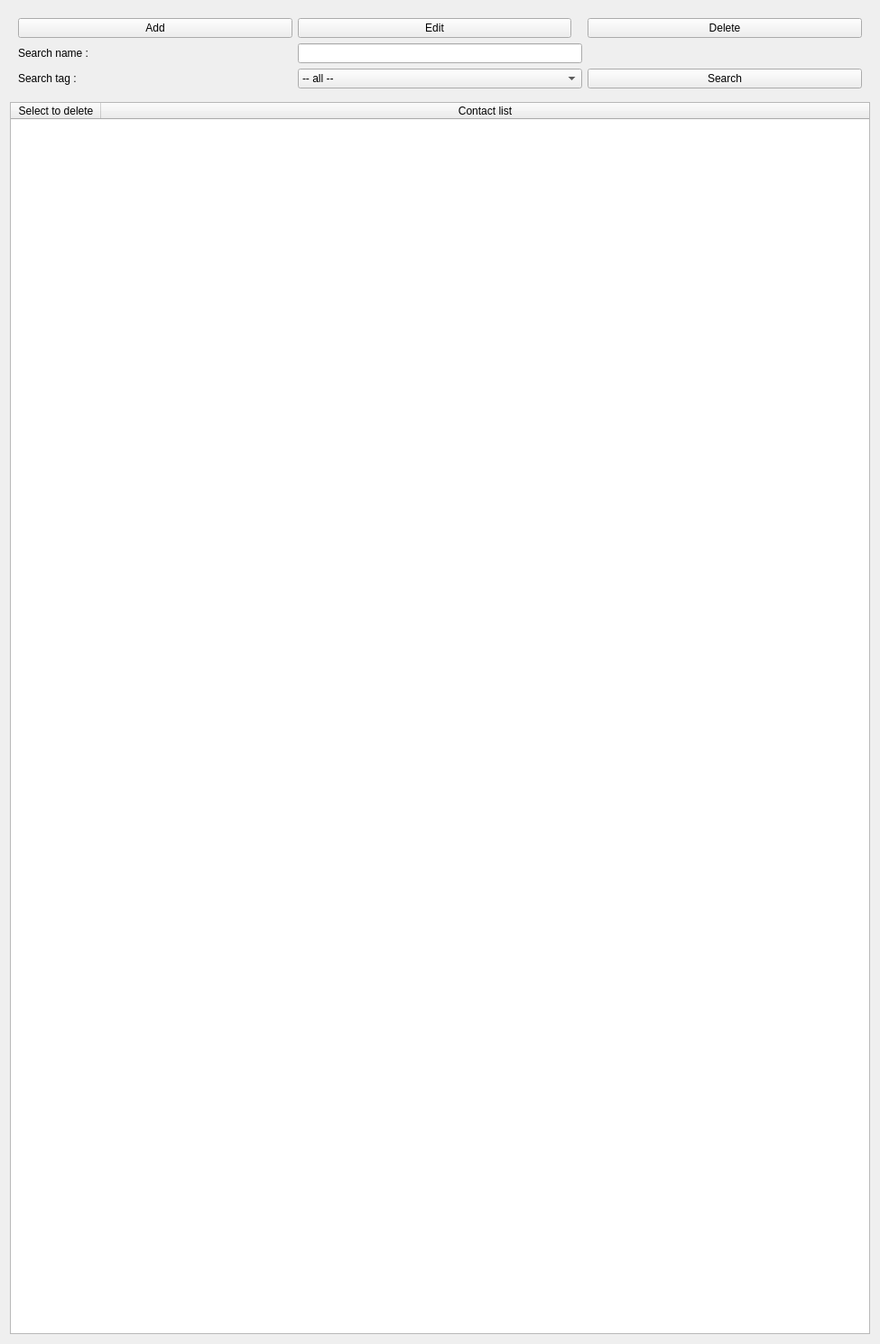
<?xml version="1.0" encoding="UTF-8"?>
<ui version="4.0">
 <class>Form</class>
 <widget class="QWidget" name="Form">
  <property name="geometry">
   <rect>
    <x>0</x>
    <y>0</y>
    <width>975</width>
    <height>1489</height>
   </rect>
  </property>
  <property name="windowTitle">
   <string>ListWidget</string>
  </property>
  <layout class="QVBoxLayout" name="verticalLayout">
   <item>
    <widget class="QWidget" name="widget" native="true">
     <layout class="QGridLayout" name="gridLayout">
      <item row="1" column="0">
       <widget class="QLabel" name="nameLabel">
        <property name="text">
         <string>Search name : </string>
        </property>
       </widget>
      </item>
      <item row="2" column="0">
       <widget class="QLabel" name="tagLabel">
        <property name="text">
         <string>Search tag : </string>
        </property>
       </widget>
      </item>
      <item row="2" column="4">
       <widget class="QPushButton" name="searchButton">
        <property name="sizePolicy">
         <sizepolicy hsizetype="Expanding" vsizetype="Fixed">
          <horstretch>0</horstretch>
          <verstretch>0</verstretch>
         </sizepolicy>
        </property>
        <property name="text">
         <string>Search</string>
        </property>
       </widget>
      </item>
      <item row="1" column="1" colspan="3">
       <widget class="QLineEdit" name="nameLine"/>
      </item>
      <item row="2" column="1" colspan="3">
       <widget class="QComboBox" name="tagSearch">
        <item>
         <property name="text">
          <string>-- all --</string>
         </property>
        </item>
        <item>
         <property name="text">
          <string>cinema</string>
         </property>
        </item>
        <item>
         <property name="text">
          <string>sport</string>
         </property>
        </item>
        <item>
         <property name="text">
          <string>university</string>
         </property>
        </item>
        <item>
         <property name="text">
          <string>friend</string>
         </property>
        </item>
        <item>
         <property name="text">
          <string>music</string>
         </property>
        </item>
        <item>
         <property name="text">
          <string>politic</string>
         </property>
        </item>
        <item>
         <property name="text">
          <string>professor</string>
         </property>
        </item>
        <item>
         <property name="text">
          <string>work</string>
         </property>
        </item>
       </widget>
      </item>
      <item row="0" column="4">
       <widget class="QPushButton" name="deleteButton">
        <property name="sizePolicy">
         <sizepolicy hsizetype="Expanding" vsizetype="Fixed">
          <horstretch>0</horstretch>
          <verstretch>0</verstretch>
         </sizepolicy>
        </property>
        <property name="text">
         <string>Delete</string>
        </property>
       </widget>
      </item>
      <item row="0" column="0">
       <widget class="QPushButton" name="addButton">
        <property name="sizePolicy">
         <sizepolicy hsizetype="Expanding" vsizetype="Fixed">
          <horstretch>0</horstretch>
          <verstretch>0</verstretch>
         </sizepolicy>
        </property>
        <property name="text">
         <string>Add</string>
        </property>
       </widget>
      </item>
      <item row="0" column="1">
       <widget class="QPushButton" name="editButton">
        <property name="sizePolicy">
         <sizepolicy hsizetype="Expanding" vsizetype="Fixed">
          <horstretch>0</horstretch>
          <verstretch>0</verstretch>
         </sizepolicy>
        </property>
        <property name="text">
         <string>Edit</string>
        </property>
       </widget>
      </item>
     </layout>
    </widget>
   </item>
   <item>
    <widget class="QTreeWidget" name="contactList">
     <column>
      <property name="text">
       <string>Select to delete</string>
      </property>
      <property name="textAlignment">
       <set>AlignCenter</set>
      </property>
     </column>
     <column>
      <property name="text">
       <string>Contact list</string>
      </property>
      <property name="textAlignment">
       <set>AlignCenter</set>
      </property>
     </column>
    </widget>
   </item>
  </layout>
 </widget>
 <resources/>
 <connections/>
</ui>
